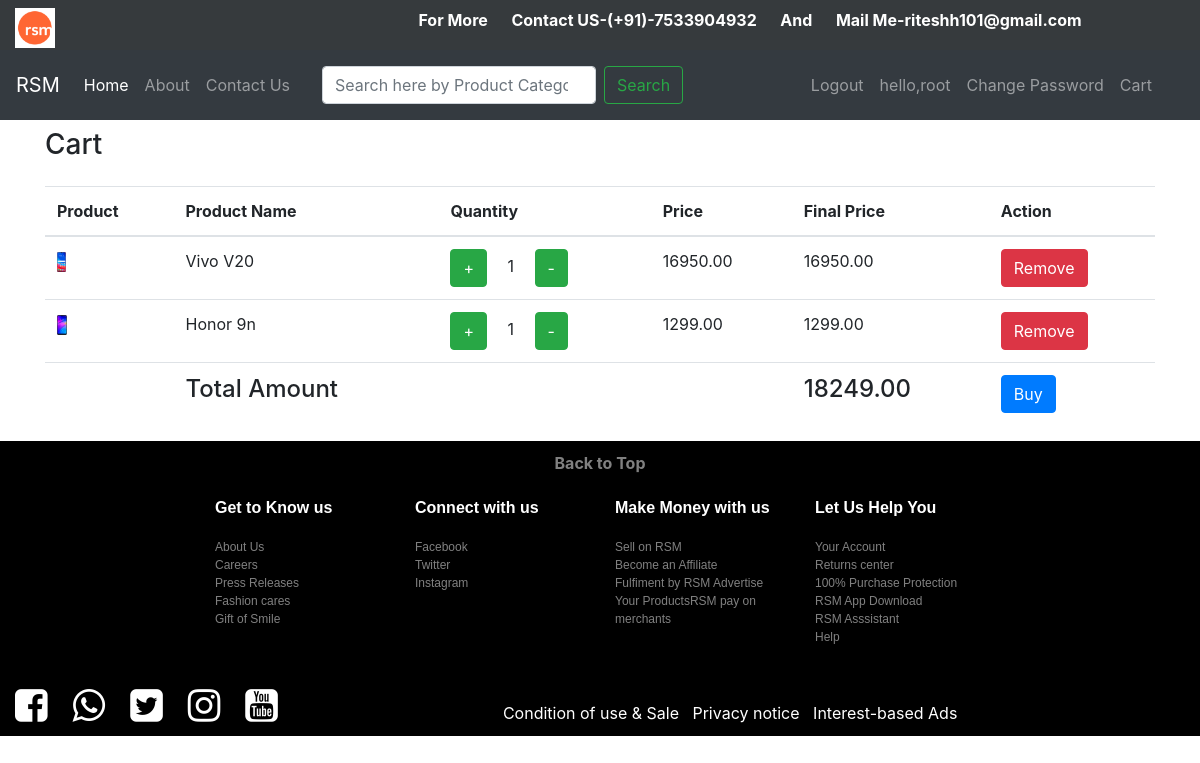
The app's page /cart (signed in) with its own data.
### gold/models.py (models this page shows)
class cart(models.Model):
    product_name = models.CharField(max_length=50)
    username = models.CharField(max_length=150)
    price = models.FloatField()
    image =models.ImageField(upload_to='images')
    idd = models.IntegerField()
    count =models.IntegerField()
    final_price = models.FloatField()

### gold/views.py (the view)
# urls.py: path('cart',cart_page,name='cart_page'),
def cart_page(request):
    if request.user.is_authenticated:
        user =request.user.username
        ct=cart.objects.filter(username=user)
        money = 0
        for x in ct:
            money = money+x.final_price
        rang = len(ct)
        c = range(1, rang+1)
    return render(request,'cart.html',{'pro':ct,'mn':money,'rng':c})

### gold/templates/cart.html (shortened to what this page needs)
{% extends 'header.html' %}
{% load static %}
{% block body %}
<div class="container mt-2">
  <h3 class="mb-4">Cart</h3>
  <table class="table table-hover">
  <thead>
    <tr>
        <th scope="col">Product</th>
      <th scope="col">Product Name</th>
      <th scope="col">Quantity</th>
      <th scope="col">Price</th>
      <th scope="col">Final Price</th>
      <th scope="col">Action</th>
    </tr>
  </thead>
  <tbody>
{% for x in pro %}
    <tr>
        <td><img src="/media/{{x.image}}" height="20px;"/></td>
      <td>{{x.product_name}}</td>
      <td><a href="/cart_plus/{{x.idd}}" class="btn btn-success">+</a> &emsp;{{x.count}} &emsp;<a href="/cart_minus/{{x.idd}}" class="btn btn-success">-</a></td>
      <td>{{x.price}}0</td>
      <td>{{x.final_price}}0</td>
      <td>
        <form action="cart_remove/{{x.id}}/" method="post">
          <input type="submit" value="Remove" class="btn btn-danger">
          </form>
      </td>
    </tr>
{% endfor %}
  </tbody>
  <tfoot>
  <tr>
    <td></td>
    <td><h4>Total Amount</h4></td>
    <td></td>
    <td></td>
    <td><h4>{{mn}}0</h4></td>
    <td><a href="{% url 'buypage' %}" class="btn btn-primary">Buy</a></td>
  </tr>
  </tfoot>
</table>
      </div>
{% endblock %}

### gold/templates/header.html (shortened to what this page needs)
<!doctype html>
{% load static %}
<html lang="en">
  <head>
    <link rel="stylesheet" href="https://stackpath.bootstrapcdn.com/bootstrap/4.2.1/css/bootstrap.min.css">
    <link rel="stylesheet" href="https://cdnjs.cloudflare.com/ajax/libs/font-awesome/4.7.0/css/font-awesome.min.css">
  </head>
  <body>
<div class="container-fluid">
    <div class="row"  style="background-color:#363a3d;height:50px;">
    <div class="col-sm-3 mt-2">
    <img src="{% static 'image/RSM_.ico' %}"  height="40px;">
    </div>
        <div class="col-sm-9 mt-2">
            <p style="color:white;font-weight:bold;text-align:center;">For More &emsp; Contact US-(+91)-7533904932  &emsp; And &emsp; Mail Me-riteshh101@gmail.com</p>
        </div>
</div>
</div>
    <nav class="navbar navbar-expand-lg navbar-dark bg-dark sticky-top" style="min-height:70px;">
  <a class="navbar-brand" href="#">RSM</a>
  <div class="collapse navbar-collapse" id="navbarSupportedContent">
    <ul class="navbar-nav mr-auto">
      <li class="nav-item active">
        <a class="nav-link" href="{% url 'home' %}">Home <span class="sr-only">(current)</span></a>
      </li>
      <li class="nav-item">
        <a class="nav-link" href="{% url 'about' %}">About</a>
      </li>
      <li class="nav-item">
        <a class="nav-link" href="{% url 'contact' %}">Contact Us</a>
      </li>
         <form class="form-inline mx-4 my-lg-0" method="post" action="/search">
      <input class="form-control mr-sm-2" name="category"  type="search" placeholder="Search here by Product Category Name" aria-label="Search">
      <button class="btn btn-outline-success my-2 my-sm-0" type="submit">Search</button>
    </form>
    </ul>
      <ul class="navbar-nav mr-4">
{% if request.user.is_authenticated %}
          <li class="nav-item">
        <a class="nav-link" href="{% url 'logout' %}">Logout</a>
      </li>
<li class="nav-item">
<a class="nav-link"> hello,{{user.username}}</a>
</li>
          <li class="nav-item">
        <a class="nav-link" href="{% url 'changepass' %}">Change Password</a>
      </li>
<li class="nav-item">
<a class="nav-link" href="{% url 'cart_page' %}">Cart</a></li>
{% endif %}
      </ul>
  </div>
</nav>
{% block body %}
{% endblock %}
<div class="container-fluid">
                <div class="row">
                    <div class="col-sm-12 a"><a href="#"><span style="color:grey;font-weight:bold;">Back to Top</span></a></div>
            </div>
        <div class="row" style="background-color:black";>
                <div class="col-sm-2" ></div>
                <div class="col-sm-2 c"><a href="#" style="color:gray;"><span style="font-weight:bold;font-size:16px;color:white;">Get to Know us</span></a><br/>
                    <br/><a href="#" style="color:gray;">About Us</a><br/><a href="#" style="color:gray;">Careers</a><br/><a href="#" style="color:gray;">Press Releases</a><br/>
                    <a href="#" style="color:gray;">Fashion cares</a><br/><a href="#" style="color:gray;">Gift of Smile</a>
                </div>
                <div class="col-sm-2 c"><a href="#" style="color:gray;"><span style="font-weight:bold;font-size:16px;color:white;">Connect with us</span></a><br/>
                    <br/><a href="https://www.facebook.com/" style="color:gray;">Facebook</a><br/><a href="https://twitter.com/" style="color:gray;">Twitter</a><br/>
                    <a href="https://www.instagram.com/" style="color:gray;">Instagram</a>
            </div>
                <div class="col-sm-2 c"><a href="#" style="color:gray;"><span style="font-weight:bold;font-size:16px;color:white;">Make Money with us</span></a><br/>
                    <br/><a href="#" style="color:gray;">Sell on RSM</a><br/><a href="#" style="color:gray;">Become an Affiliate</a><br/><a href="#" style="color:gray;">Fulfiment by RSM</a>
                    <a href="#" style="color:gray;">Advertise Your Products</a><a href="#" style="color:gray;">RSM pay on merchants</a>
            </div>
                <div class="col-sm-2 c"><a href="#" style="color:gray;"><span style="font-weight:bold;font-size:16px;color:white;">Let Us Help You</span></a><br/>
                    <br/><a href="#" style="color:gray;">Your Account</a><br/><a href="#" style="color:gray;">Returns center</a><br/><a href="#" style="color:gray;">100% Purchase Protection</a><br/>
                    <a href="#" style="color:gray;">RSM App Download</a><br/><a href="#" style="color:gray;">RSM Asssistant</a><br/><a href="#" style="color:gray;">Help</a>
            </div>
            <div class="col-sm-2"></div>
        </div>
        <div class="row">
            <div class="col-sm-12 d">
                <span>
                    <span class="fa fa-facebook-square" style="color:white;font-size:38px;"></span> &emsp;
                    <span class="fa fa-whatsapp" style="color:white;font-size:38px;"></span> &emsp;
                    <span class="fa fa-twitter-square" style="color:white;font-size:38px;"></span> &emsp;
                    <span class="fa fa-instagram" style="color:white;font-size:38px;"></span> &emsp;
                    <span class="fa fa-youtube-square" style="color:white;font-size:38px;"></span> &emsp;
                    </span>
                    <a href="#" style="color:white;padding-left:200px;">Condition of use & Sale</a> &nbsp;
                    <a href="#" style="color:white;">Privacy notice</a> &nbsp;
                    <a href="#" style="color:white;">Interest-based Ads</a>
        </div>
        </div>
            </div>
  </body>
</html>

### records on screen
cart: image (picture), product_name "Vivo V20", count "1", price "16950.0", final_price "16950.0"
cart: image (picture), product_name "Honor 9n", count "1", price "1299.0", final_price "1299.0"

### other values on screen
{{ user.username }} "root"
{{ mn }} "18249.0"
